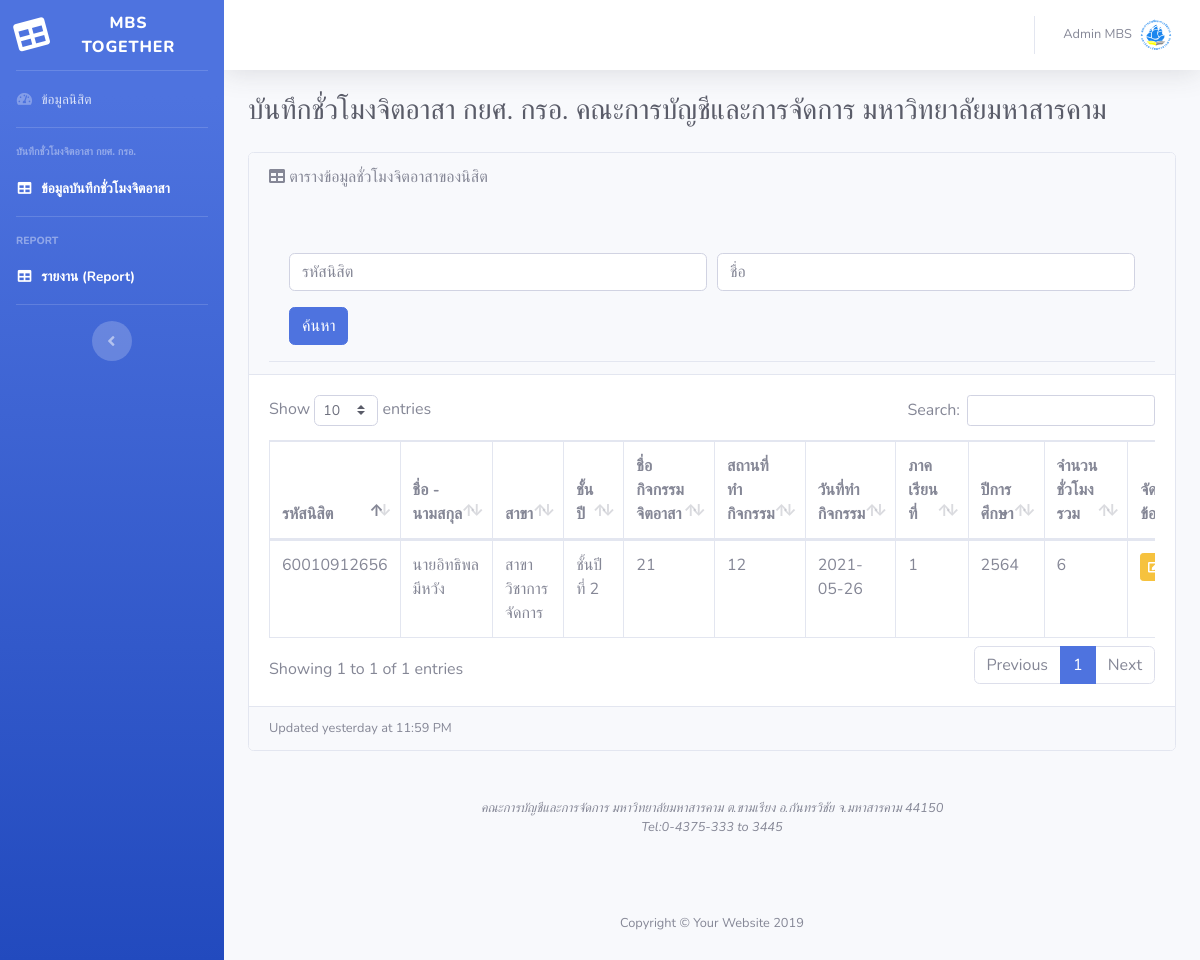
Page /stu.php on the committed database.
### tables this page shows
CREATE TABLE `studentloan` (
  `std_id_auto` int(11) NOT NULL,
  `stu_id` varchar(15) NOT NULL COMMENT 'รหัสนิสิต',
  `stu_n` varchar(80) NOT NULL COMMENT 'ชื่อ - นามสกุล',
  `branch` varchar(80) NOT NULL COMMENT 'สาขา',
  `stu_year` varchar(80) NOT NULL COMMENT 'ชั้นปี',
  `stu_board` varchar(80) NOT NULL COMMENT 'คณะ',
  `std_name` varchar(100) NOT NULL COMMENT 'ชื่อกิจกรรมจิตอาสา',
  `std_po` varchar(100) NOT NULL COMMENT 'สถานที่ทำกิจกรรม',
  `std_lo` varchar(80) NOT NULL COMMENT 'ลักษณะของกิจกรรม',
  `s_date` date NOT NULL COMMENT 'วัน/เดือน/ปี',
  `t_ime` time NOT NULL COMMENT 'เวลาที่ทำกิจกรรม',
  `p_ao` time NOT NULL COMMENT 'ถึง',
  `p_io` double NOT NULL COMMENT 'ภาคเรียนที่',
  `p_lo` double NOT NULL COMMENT 'ปีการศึกษา',
  `p_do` text NOT NULL COMMENT 'จำนวนชั่วโมงรวม'
);

### stu.php (the view, shortened to what this page needs)
<!DOCTYPE html>
<html lang="en">
<head>
    <link href="vendor/fontawesome-free/css/all.min.css" rel="stylesheet" type="text/css">
    <link href="css/sb-admin-2.min.css" rel="stylesheet">
    <link href="vendor/datatables/dataTables.bootstrap4.min.css" rel="stylesheet">
    <link rel="stylesheet" href="https://use.fontawesome.com/releases/v5.7.0/css/all.css"
>
</head>
<body id="page-top">
    <div id="wrapper">
        <ul class="navbar-nav bg-gradient-primary sidebar sidebar-dark accordion" id="accordionSidebar">
            <a class="sidebar-brand d-flex align-items-center justify-content-center">
                <div class="sidebar-brand-icon rotate-n-15">
                    <i class="fas fa-table"></i>
                </div>
                <div class="sidebar-brand-text mx-3">MBS Together</sup></div>
            </a>
            <hr class="sidebar-divider my-0">
            <li class="nav-item">
                <a class="nav-link" href="std.php">
                    <i class="fas fa-fw fa-tachometer-alt"></i>
                    <span>ข้อมูลนิสิต</span></a>
            </li>
            <hr class="sidebar-divider">
            <div class="sidebar-heading">
                บันทึกชั่วโมงจิตอาสา กยศ. กรอ.
            </div>
            <li class="nav-item active">
                <a class="nav-link" href="stu.php">
                    <i class="fas fa-fw fa-table"></i>
                    <span>ข้อมูลบันทึกชั่วโมงจิตอาสา</span></a>
            </li>
            <hr class="sidebar-divider">
            <div class="sidebar-heading">
                Report
            </div>
            <li class="nav-item active">
                <a class="nav-link" href="report.php">
                    <i class="fas fa-fw fa-table"></i>
                    <span>รายงาน (Report)</span></a>
            </li>
            <hr class="sidebar-divider d-none d-md-block">
            <div class="text-center d-none d-md-inline">
                <button class="rounded-circle border-0" id="sidebarToggle"></button>
            </div>
        </ul>
        <div id="content-wrapper" class="d-flex flex-column">
            <div id="content">
                <nav class="navbar navbar-expand navbar-light bg-white topbar mb-4 static-top shadow">
                    <ul class="navbar-nav ml-auto">
                        <li class="nav-item dropdown no-arrow">
                            <a class="nav-link dropdown-toggle" href="#" id="userDropdown" role="button"
                                data-toggle="dropdown" aria-haspopup="true" aria-expanded="false">
                                <span class="mr-2 d-none d-lg-inline text-gray-600 small">Admin MBS
                                </span>
                                <img class="img-profile rounded-circle" src="mbs.png">
                            </a>
                        </li>
                    </ul>
                </nav>
                <div class="container-fluid">
                    <h1 class="h3 mb-2 text-gray-800">บันทึกชั่วโมงจิตอาสา กยศ. กรอ.
                        คณะการบัญชีและการจัดการ มหาวิทยาลัยมหาสารคาม</h1>
                    <div class="card mb-3">
                        <div class="card-header">
                            <i class="fas fa-table"></i>
                            ตารางข้อมูลชั่วโมงจิตอาสาของนิสิต
                            <div class="card-header py-3">
                                <div class="  mt-5">
                                    <form action="" method="POST">
                                        <div class="form-row">
                                            <div class="col">
                                                <input type="text" name="stu_id" class="form-control"
                                                    placeholder="รหัสนิสิต">
                                            </div>
                                            <div class="col">
                                                <input type="text" name="stu_n" class="form-control" placeholder="ชื่อ">
                                            </div>
                                        </div>
                                        <button type="submit" name="submitId"
                                            class="btn btn-primary mt-3">ค้นหา</button>
                                    </form>
                                </div>
                            </div>
                        </div>
                        <div class="card-body">
                            <div class="table-responsive">
                                <table class="table table-bordered" id="dataTable" width="100%" cellspacing="">
                                    <thead>
                                        <tr>
                                            <th>รหัสนิสิต</th>
                                            <th>ชื่อ - นามสกุล</th>
                                            <th>สาขา</th>
                                            <th>ชั้นปี</th>
                                            <th>ชื่อกิจกรรมจิตอาสา</th>
                                            <th>สถานที่ทำกิจกรรม</th>
                                            <th>วันที่ทำกิจกรรม</th>
                                            <th>ภาคเรียนที่</th>
                                            <th>ปีการศึกษา</th>
                                            <th>จำนวนชั่วโมงรวม</th>
                                            <th>จัดการข้อมูล</th>
                                        </tr>
                                    </thead>
                                    <?php
include_once("connectdb_admin2.php");
    $sql = "SELECT * FROM `studentloan` LIMIT 100";
 $result = mysqli_query($conn,$sql);
 while($data = mysqli_fetch_array($result)){
 ?>
                                    <tr>
                                        <td><?=$data['stu_id'];?></td>
                                        <td><?=$data['stu_n'];?></td>
                                        <td><?=$data['branch'];?></td>
                                        <td><?=$data['stu_year'];?></td>
                                        <td><?=$data['std_name'];?></td>
                                        <td><?=$data['std_po'];?></td>
                                        <td><?=$data['s_date'];?></td>
                                        <td><?=$data['p_io'];?></td>
                                        <td><?=$data['p_lo'];?></td>
                                        <td><?=$data['p_do'];?></td>
                                        <td class="text-center">
                                            <div class="btn-group btn-group-sm">
                                                <a href="updateP.php?std_id_auto=<?=$data['std_id_auto'];?>"
                                                    class="btn btn-warning btn-circle" data-toggle="tooltip"
                                                    data-placement="top" title="แก้ไขข้อมูล">
                                                    <i class="fas fa-edit"></i>
                                                </a>
                                        </td>
                                    </tr>
                                    <?php
                                }  ?>
                                </table>
                            </div>
                        </div>
                        <div class="card-footer small text-muted">Updated yesterday at 11:59 PM</div>
                    </div>
                    <p class="small text-center text-muted my-5">
                        <em>คณะการบัญชีและการจัดการ มหาวิทยาลัยมหาสารคาม ต.ขามเรียง อ.กันทรวิชัย จ.มหาสารคาม 44150
                            <br> Tel:0-4375-333 to 3445</em>
                    </p>
                </div>
                <footer class="sticky-footer">
                    <div class="container my-auto">
                        <div class="copyright text-center my-auto">
                            <span>Copyright © Your Website 2019</span>
                        </div>
                    </div>
                </footer>
            </div>
        </div>
</body>
</html>

### rows in the picture
studentloan: stu "60010912656", stu_n "นายอิทธิพล มีหวัง", branch "สาขาวิชาการจัดการ", stu_year "ชั้นปีที่ 2", std_name "21", std_po "12", s_date "2021-05-26", p_io "1", p_lo "2564", p_do "6"
